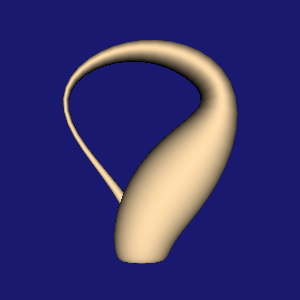

This figure's Python source:
#!/usr/bin/env python

# Render a single vtkParametricKlein surface, centered and
# normalized to fit the viewport.

# Factory overrides: importing these modules registers the OpenGL rendering
# and interaction style implementations for vtkRenderingCore factory classes.
import vtkmodules.vtkInteractionStyle  # noqa: F401
import vtkmodules.vtkRenderingOpenGL2  # noqa: F401
# VTK pipeline classes used in this example
from vtkmodules.vtkCommonComputationalGeometry import vtkParametricKlein
from vtkmodules.vtkFiltersSources import vtkParametricFunctionSource
from vtkmodules.vtkRenderingCore import (
    vtkActor,
    vtkPolyDataMapper,
    vtkRenderWindow,
    vtkRenderWindowInteractor,
    vtkRenderer,
)

# Colors (normalized RGB)
navajo_white_rgb = (1.0, 0.871, 0.678)
midnight_blue_rgb = (0.098, 0.098, 0.439)

# Parametric function: define the Klein bottle surface
parametric_fn = vtkParametricKlein()

# Source: sample the parametric function to produce polygonal output
source = vtkParametricFunctionSource()
source.SetParametricFunction(parametric_fn)
source.SetUResolution(51)
source.SetVResolution(51)
source.SetWResolution(51)
source.Update()

# Normalize: scale and center the surface to fit the viewport
bounds = source.GetOutput().GetBounds()
max_dim = max(bounds[1] - bounds[0], bounds[3] - bounds[2], bounds[5] - bounds[4])
scale = 3.0 / max_dim if max_dim > 0 else 1.0
cx = (bounds[0] + bounds[1]) / 2.0
cy = (bounds[2] + bounds[3]) / 2.0
cz = (bounds[4] + bounds[5]) / 2.0

# Mapper: map polygon data to graphics primitives
mapper = vtkPolyDataMapper()
mapper.SetInputConnection(source.GetOutputPort())
# Actor: position and scale the mapped geometry
actor = vtkActor()
actor.SetMapper(mapper)
actor.GetProperty().SetColor(navajo_white_rgb)
actor.SetScale(scale, scale, scale)
actor.SetPosition(-cx * scale, -cy * scale, -cz * scale)

# Renderer: assemble the scene and configure the camera
renderer = vtkRenderer()
renderer.AddActor(actor)
renderer.SetBackground(midnight_blue_rgb)

# Window
render_window = vtkRenderWindow()
render_window.AddRenderer(renderer)
render_window.SetWindowName("parametric object klein")
render_window.SetMultiSamples(0)
render_window.SetSize(300, 300)

# Interactor
render_window_interactor = vtkRenderWindowInteractor()
render_window_interactor.SetRenderWindow(render_window)

# Scene: configure the camera
renderer.ResetCamera()

render_window_interactor.Initialize()
render_window_interactor.Start()
